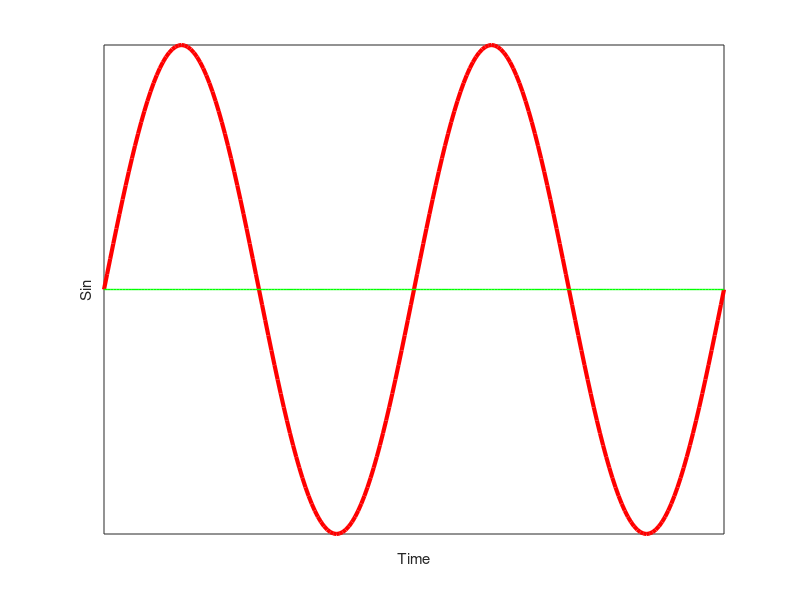

MATLAB code to generate this figure:
t = -1:0.01:1;
y = sin(2 * pi * t);
plot(t, y, '-r', 'LineWidth', 3);
xlabel('Time');
ylabel('Sin');
hold on;
gnd = zeros(1, length(t));
plot(t, gnd, '-g', 'LineWidth', 1);
set(gca, 'xtick', [], 'ytick', [])


